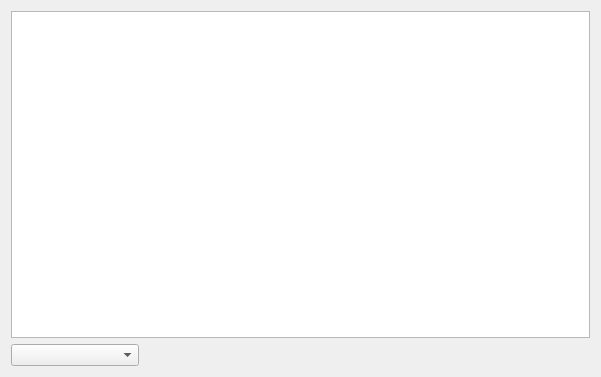
<?xml version="1.0" encoding="UTF-8"?>
<ui version="4.0">
 <class>map_viewer</class>
 <widget class="QWidget" name="map_viewer">
  <property name="geometry">
   <rect>
    <x>0</x>
    <y>0</y>
    <width>597</width>
    <height>377</height>
   </rect>
  </property>
  <property name="sizePolicy">
   <sizepolicy hsizetype="Minimum" vsizetype="Minimum">
    <horstretch>0</horstretch>
    <verstretch>0</verstretch>
   </sizepolicy>
  </property>
  <property name="windowTitle">
   <string>Form</string>
  </property>
  <layout class="QVBoxLayout" name="verticalLayout">
   <item>
    <widget class="QGraphicsView" name="fieldDisplay">
     <property name="sizePolicy">
      <sizepolicy hsizetype="Ignored" vsizetype="Ignored">
       <horstretch>0</horstretch>
       <verstretch>0</verstretch>
      </sizepolicy>
     </property>
     <property name="minimumSize">
      <size>
       <width>579</width>
       <height>326</height>
      </size>
     </property>
     <property name="sizeAdjustPolicy">
      <enum>QAbstractScrollArea::AdjustToContents</enum>
     </property>
     <property name="renderHints">
      <set>QPainter::Antialiasing</set>
     </property>
     <property name="dragMode">
      <enum>QGraphicsView::ScrollHandDrag</enum>
     </property>
    </widget>
   </item>
   <item>
    <widget class="QComboBox" name="fieldSelector">
     <property name="sizePolicy">
      <sizepolicy hsizetype="Fixed" vsizetype="Fixed">
       <horstretch>0</horstretch>
       <verstretch>0</verstretch>
      </sizepolicy>
     </property>
     <item>
      <property name="text">
       <string/>
      </property>
     </item>
     <item>
      <property name="text">
       <string>Institute Park</string>
      </property>
     </item>
     <item>
      <property name="text">
       <string>MRB-Library Field</string>
      </property>
     </item>
    </widget>
   </item>
  </layout>
  <zorder>fieldDisplay</zorder>
  <zorder>fieldSelector</zorder>
  <zorder>fieldDisplay</zorder>
  <zorder>fieldDisplay</zorder>
  <zorder>fieldSelector</zorder>
 </widget>
 <resources/>
 <connections/>
</ui>
